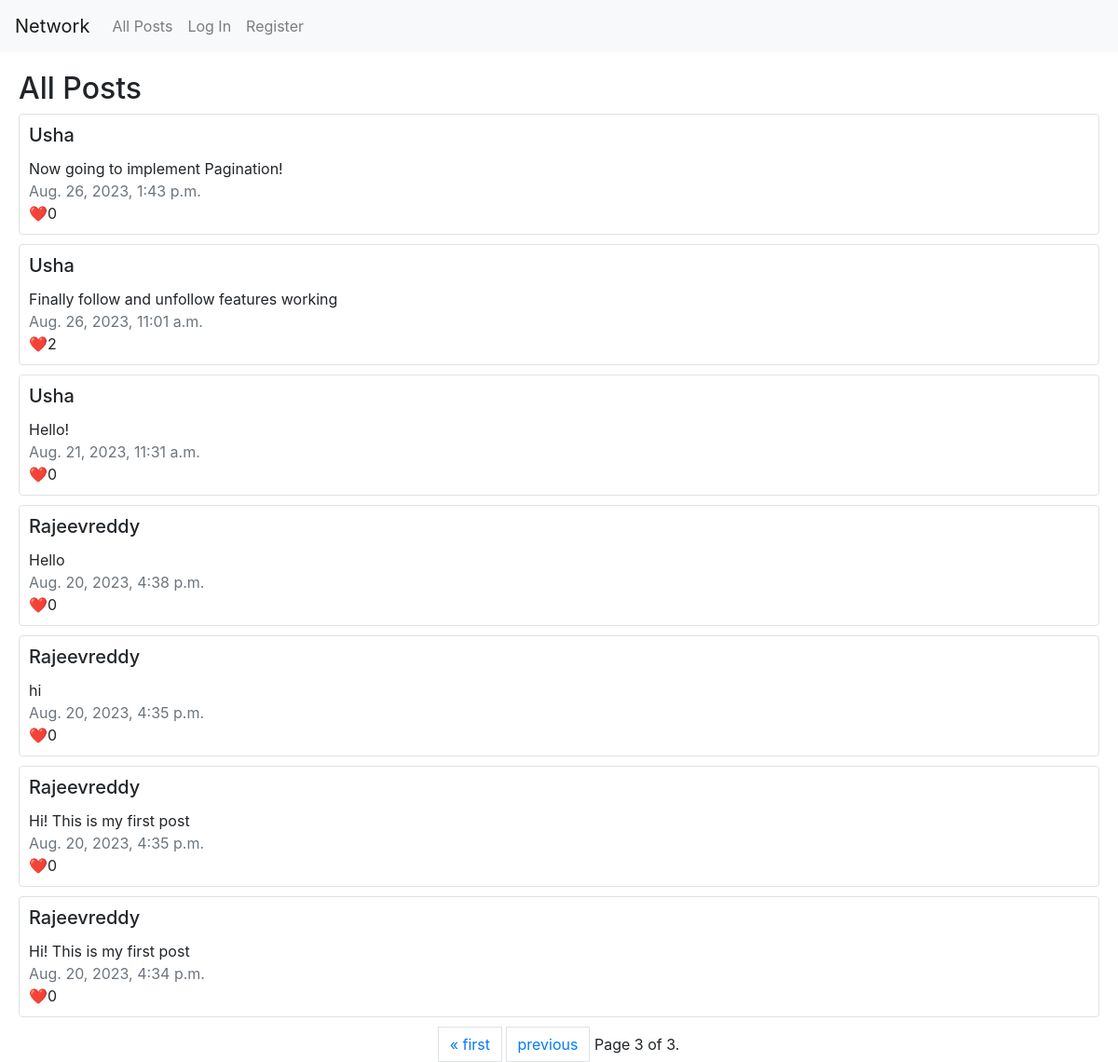
/?page=3, run on the app's committed database.
### network/models.py (models this page shows, shortened)
class Posts(models.Model):
    content = models.TextField(blank=False)
    author = models.ForeignKey(User, on_delete=models.CASCADE, related_name='authored_posts')
    created_at = models.DateTimeField(auto_now_add=True)
    liked = models.ManyToManyField(User, related_name="liked_post", blank=True)

class User(AbstractUser):
    pass

### network/views.py (the view)
# urls.py: path("", views.index, name="index"),
def index(request):
    all_posts = Posts.objects.order_by("-created_at").all()
    paginator = Paginator(all_posts, 10) # show 10 posts per page
    page_number = request.GET.get('page')
    page_obj = paginator.get_page(page_number)
    if request.user.is_authenticated:
        return render(request, "network/index.html", {
            "posts": page_obj,
            "current_user": User.objects.get(id=request.user.id),
        })
    else:
        return render(request, "network/index.html", {
            "posts": page_obj,
            "current_user": None,
        })

### network/templates/network/index.html (shortened to what this page needs)
{% extends "network/layout.html" %}
{% load static %}
{% block body %}
    <h2 style="margin-left: 20px; margin-top: 20px;">All Posts</h2>
    {% for post in posts %}
    <div style="padding-left: 20px; padding-right: 20px; padding-bottom: 10px;">
        <div class="card border" style="padding: 10px;">
            <h5 class="card-title text-capitalize">{{ post.author }}</h5>
            <div class="card-text" id="postContent{{ forloop.counter0 }}">{{ post.content }}</div>
            <div class="text-muted">{{ post.created_at }}</div>
            <div class="card-text">❤️<a id="likeCount{{ forloop.counter0 }}">{{ post.liked.count }}</a></div>
        </div>
    </div>
    {% endfor %}
    <nav aria-label="Page navigation example">
        <div class="pagination justify-content-center">
            <span class="step-links">
                {% if posts.has_previous %}
                    <a class="page-link" href="?page=1" style="display: inline-block">&laquo; first</a>
                    <a class="page-link"href="?page={{ posts.previous_page_number }}" style="display: inline-block">previous</a>
                {% endif %}
                <span class="current" style="display: inline-block">
                    Page {{ posts.number }} of {{ posts.paginator.num_pages }}.
                </span>
            </span>
        </div>
    </nav>
{% endblock %}

### data on the page
Posts: author "Usha", content "Now going to implement Pagination!", created_at "Aug. 26, 2023, 1:43 p.m.", liked.count "0"
Posts: author "Usha", content "Finally follow and unfollow features working", created_at "Aug. 26, 2023, 11:01 a.m.", liked.count "2"
Posts: author "Usha", content "Hello!", created_at "Aug. 21, 2023, 11:31 a.m.", liked.count "0"
Posts: author "Rajeevreddy", content "Hello", created_at "Aug. 20, 2023, 4:38 p.m.", liked.count "0"
Posts: author "Rajeevreddy", content "hi", created_at "Aug. 20, 2023, 4:35 p.m.", liked.count "0"
Posts: author "Rajeevreddy", content "Hi! This is my first post", created_at "Aug. 20, 2023, 4:35 p.m.", liked.count "0"
Posts: author "Rajeevreddy", content "Hi! This is my first post", created_at "Aug. 20, 2023, 4:34 p.m.", liked.count "0"

### other printed values
{{ posts.number }} "3"
{{ posts.paginator.num_pages }} "3"
